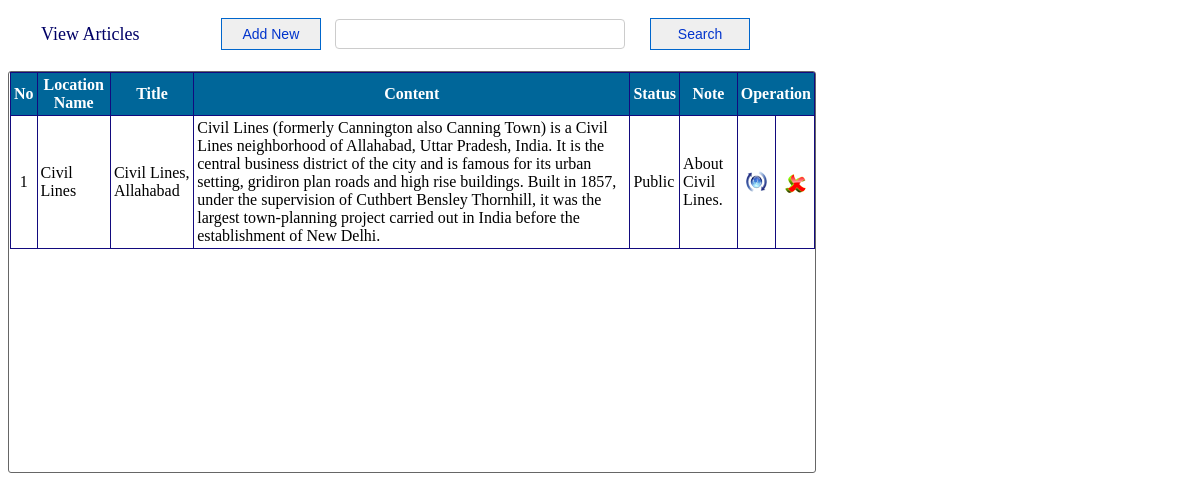
/View_Articaly.php, run on the app's committed database.
### tables this page shows
CREATE TABLE IF NOT EXISTS `article_tbl` (
  `a_id` int(10) unsigned NOT NULL AUTO_INCREMENT,
  `loca_id` int(10) unsigned NOT NULL,
  `title` varchar(100) NOT NULL,
  `content` text NOT NULL,
  `status` char(10) NOT NULL,
  `note` varchar(100) NOT NULL,
  PRIMARY KEY (`a_id`),
  UNIQUE KEY `title` (`title`),
  KEY `article_tbl_ibfk_1` (`loca_id`)
);

CREATE TABLE IF NOT EXISTS `location_tb` (
  `loca_id` int(10) unsigned NOT NULL AUTO_INCREMENT,
  `l_name` varchar(100) NOT NULL,
  `description` text NOT NULL,
  `note` varchar(150) NOT NULL,
  PRIMARY KEY (`loca_id`),
  UNIQUE KEY `l_name` (`l_name`)
);

### View_Articaly.php (the view, shortened to what this page needs)
<!DOCTYPE html PUBLIC "-//W3C//DTD XHTML 1.0 Transitional//EN" "http://www.w3.org/TR/xhtml1/DTD/xhtml1-transitional.dtd">
<html xmlns="http://www.w3.org/1999/xhtml">
<head>
<link rel="stylesheet" type="text/css" href="css/style_view.css" />
</head>
<body>
	<div id="style_div" >
<form method="post">
<table width="755">
	<tr>
    	<td width="200px" style="font-size:18px; color:#006; text-indent:30px;">View Articles</td>
    	<?php
                if($_SESSION['visitor'] != "visitor"){
         ?>
        <td><a href="?tag=artical_entry"><input type="button" title="Add new Article" name="butAdd" value="Add New" id="button-search" /></a></td>
        <?php } ?>
        <td><input type="text" name="searchtxt" title="Enter name for search " class="search" autocomplete="off"/></td>
        <td style="float:right"><input type="submit" name="btnsearch" value="Search" id="button-search" title="Search Article" /></td>
    </tr>
</table>
</form>
</div>
<br />
<div id="content-input">
	<form method="post">
    <table border="1" width="805px" align="center" cellpadding="3" class="mytable" cellspacing="0">
        <tr>
            <th>No</th>
            <th>Location Name</th>
            <th>Title</th>
            <th>Content</th>
            <th>Status</th>
            <th>Note</th>
            <?php
                if($_SESSION['visitor'] != "visitor"){
             ?>
            <th colspan="2">Operation</th>
            <?php } ?>
      	</tr>
        <?php
			 $key="";
			if($key !="")
				$sql_sel=mysql_query("SElECT * FROM article_tbl WHERE  title  like '%$key%' ");
			else
		 $sql_sel=mysql_query("SELECT * FROM article_tbl");
			 $i=0;
			while($row=mysql_fetch_array($sql_sel)){
				$i++;
				$color=($i%2==0)?"lightblue":"white";
			?>
			<tr bgcolor="<?php echo $color;?>">
				<td align="center"><?php echo $i;?></td>
			<?php $query = mysql_query("SELECT l_name FROM location_tb WHERE loca_id = "
      									.$row['loca_id']);
      			  $row1 = mysql_fetch_array($query); ?>
				<td><?php echo $row1['l_name'];?></td>
				<td><?php echo $row['title'];?></td>
                <td><?php echo $row['content'];?></td>
                <td><?php echo $row['status'];?></td>
                <td><?php echo $row['note'];?></td>
                <?php
                if($_SESSION['visitor'] != "visitor"){
          	    ?>
				<td align="center"><a href="?tag=artical_entry&opr=upd&rs_id=<?php echo $row['a_id'];?>" title="Upate"><img src="picture/update.png" /></a></td>
            	<td align="center"><a href="?tag=view_artical&opr=del&rs_id=<?php echo $row['a_id'];?>" title="Delete"><img src="picture/delete.png" /></a></td>
				<?php
					}
				?>
			</tr>
<?php
}
?>
      </table>
   </form>
</div>
</body>
</html>

### css/style_view.css (style rules this page uses)
#style_div { height:auto; margin-top:15px; }
#content-input { width:805px; height:400px; border:1px solid #666; float:left; padding-left:1px; border-radius: 3px 3px 3px 3px; overflow: auto; }
#button-search { font-family:Arial, Helvetica, sans-serif; font-size:14px; width:100px; height:32px; float:right; margin-right:10px; repeat-x top center; border: 1px solid #06C; -moz-border-radius: 5px; color:#03C; }
.search { padding:4px; border:1px #CCC solid; border-radius: 4px 4px 4px 4px; -moz-border-radius: 8px; background:#FFF; color:#006; font-family:Arial, Helvetica, sans-serif; font-size:16px; width:280px; height:20px; float:left; }
.mytable { border-collapse:collapse; border:#036 1px solid; }
.mytable tr th { background:#069; border:#120A7E 1px solid; color:#FFF; font-family:"Times New Roman", Times, serif; }
.mytable tr td { font-family:"Times New Roman", Times, serif; border:#120A7E 1px solid; }

### data on the page
article_tbl: loca.l_name "Civil Lines", title "Civil Lines, Allahabad", content "Civil Lines (formerly Cannington also Canning Town) is a Civil Lines neighborhood of Allahabad, Uttar Pradesh, India. It is the central business district of the city and is famous for its urban setting, gridiron plan roads and high rise buildings. Built in 1857, under the supervision of Cuthbert Bensley Thornhill, it was the largest town-planning project carried out in India before the establishment of New Delhi.", status "Public", note "About Civil Lines."
